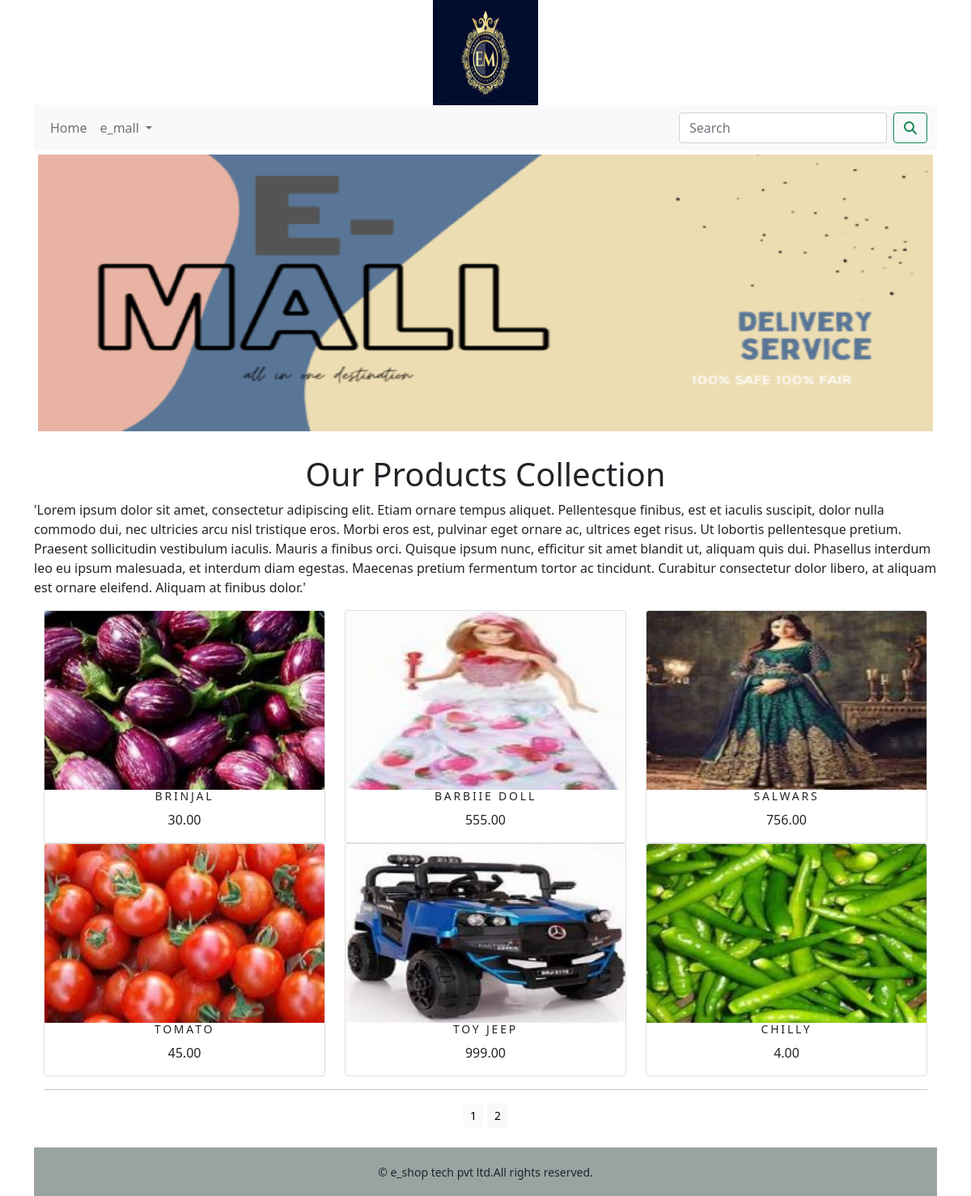
Page /e_mall/ on the committed database.
### e_mall/models.py (models this page shows, shortened)
class Product(models.Model):
    name =models.CharField(max_length=250,unique=True)
    slug=models.SlugField(max_length=250,unique=True)
    description=models.TextField(blank=True)
    price=models.DecimalField(max_digits=10,decimal_places=2)
    category=models.ForeignKey(Category,on_delete=models.CASCADE)
    image=models.ImageField(upload_to='product',blank=True)
    stock =models.IntegerField()
    available =models.BooleanField(default=True)
    created =models.DateTimeField(auto_now_add=True)
    updated =models.DateTimeField(auto_now_add=True)
    def get_url(self):
        return reverse('e_mall:prodCatdetail',args=[self.category.slug,self.slug])
    class Meta:
        ordering = ('name',)
        verbose_name = 'product'
        verbose_name_plural = 'products'

### e_mall/views.py (the view)
# urls.py: path('',views.allProdCat,name='allProdCat'),
def allProdCat(request,c_slug=None):
    c_page=None
    products_list=None
    if c_slug!=None:
        c_page=get_object_or_404(Category,slug=c_slug)
        products_list=Product.objects.all().filter(category=c_page,available=True)
    else:
        products_list=Product.objects.all().filter(available=True)
    paginator=Paginator(products_list,6)
    try:
        page =int(request.GET.get('page','1'))
    except:
        page=1
    try:
        products =paginator.page(page)
    except (EmptyPage,InvalidPage):
        products=paginator.page(paginator.num_pages)
    return render(request,'category.html',{'category':c_page,'products':products})

### cart/context_processors.py (called while the page is built)
def counter(request):
    item_count=0
    if 'admion' in request.path:
        return {}
    else:
        try:
            cart=Cart.objects.filter(cart_id=_cart_id(request))
            cart_items=CartItem.objects.all().filter(cart=cart[:1])
            for cart_item in cart_items:
                item_count += cart_item.quantity
        except Cart.DoesNotExist:
            item_count=0
    return dict(item_count=item_count)

### cart/views.py (called while the page is built)
def _cart_id(request):
    cart=request.session.session_key
    if not cart:
        cart=request.session.create()
    return cart

### e_mall/context_processors.py (called while the page is built)
def menu_links(request):
    links=Category.objects.all()
    return dict(links=links)

### e_mall/models.py (called while the page is built)
    def get_url(self):
        return reverse('e_mall:product_by_category',args=[self.slug])

### templates/category.html (shortened to what this page needs)
{% extends 'base.html' %}
{% load static %}
{% block content %}
<div class="mx_auto">
    {% if category %}
        <img class="my_image" src="{{category.image.url}}" alt="{{category.name}}">
</div>
    <br>
<div>
    <h1 class="text-center my_title">{{category.name}}</h1>
    <p class="text-justify">{{category.description}}</p>
</div>
    {% else %}
<div>
    <img class="my_image my_image_padding" src="{% static 'img/b.png' %}" alt="our products">
</div>
<br>
<div>
        <h1 class="text-center my_title">Our Products Collection</h1>
        <p class="text-justify">'Lorem ipsum dolor sit amet, consectetur adipiscing elit. Etiam ornare tempus aliquet. Pellentesque finibus, est et iaculis suscipit, dolor nulla commodo dui, nec ultricies arcu nisl tristique eros. Morbi eros est, pulvinar eget ornare ac, ultrices eget risus. Ut lobortis pellentesque pretium. Praesent sollicitudin vestibulum iaculis. Mauris a finibus orci. Quisque ipsum nunc, efficitur sit amet blandit ut, aliquam quis dui. Phasellus interdum leo eu ipsum malesuada, et interdum diam egestas. Maecenas pretium fermentum tortor ac tincidunt. Curabitur consectetur dolor libero, at aliquam est ornare eleifend. Aliquam at finibus dolor.'</p>
</div>
    {% endif %}
<div class="container">
    <div class="row mx_auto">
        {% for product in products.object_list %}
        <div class="my_bottom_margin col-9 col-sm-12 col-md-4 col-lg-4">
            <div class="card text-center" style="min-width:18rem;">
                <a href="{{product.get_url}}"><img class="card-img-top my_image" src="{{product.image.url}}" alt="{{product.name}}"></a>
                <div class="card_body">
                    <h4>{{product.name}}</h4>
                    <p>{{product.price}}</p>
                </div>
            </div>
        </div>
        {% endfor %}
    </div>
    <div class="mx_auto">
        {% if products.paginator.num_pages > 1 %}
        <hr>
        <div class="text-center">
            {% for pg in products.paginator.page_range  %}
                <a href="?page={{pg}}" class="btn btn-light btn-sm {% if products.number == pg %} active {% endif %}">{{pg}}</a>
            {% endfor %}
        </div>
        {% endif %}
    </div>
    <br>
</div>
{% endblock %}

### templates/base.html (shortened to what this page needs)
{% load static %}
<!DOCTYPE html>
<html lang="en">
<head>
            <link rel="stylesheet" href="{% static 'css/custom.css' %}">
            <link href="{% static 'css/bootstrap.min.css' %}" rel="stylesheet">
</head>
<body>
    <div class="container">
        {% include 'header.html' %}
        {% include 'nav.html' %}
        {% block content  %}
        {% endblock %}
    </div>
    {% include 'footer.html' %}
</body>
</html>

### templates/header.html
{% load static %}
<header>
  <center>
    <a href="{% url 'e_mall:allProdCat' %}"><img src="{% static 'img/logo.jpg' %}"  alt="logimage" width="130px;" height="130px;"></a>
  </center>
</header>

### templates/nav.html (shortened to what this page needs)
<nav class="navbar navbar-expand-lg navbar-light bg-light">
    <div class="container-fluid">
        <div class="collapse navbar-collapse" id="navbarSupportedContent">
            <ul class="navbar-nav me-auto mb-2 mb-lg-0">
                <li class="nav-item">
                    <a class="nav-link" href="#">Home</a>
                </li>
                <li class="nav-item dropdown {% if 'e_mall' in request.path %} active {% endif %}">
                    <a class="nav-link dropdown-toggle" href="#" id="navbarDropdown" role="button" data-bs-toggle="dropdown" aria-expanded="false">
                        e_mall
                    </a>
                </li>
            </ul>
            <form class="d-flex" action="{% url 'search_app:searchresult' %}" method="get">
                    <input class="form-control me-2" type="search"  placeholder="Search" name="q" aria-label="Search">
                    <button class="btn btn-outline-success" type="submit"><i class="fa fa-search"></i></button>
            </form>
        </div>
    </div>
</nav>

### templates/footer.html
<div class="footer navbar-fixed-bottom my_footer">
   <p class="text-center">&copy; e_shop tech pvt ltd.All rights reserved.</p>
</div>

### static/css/custom.css (style rules this page uses)
body { font_family: 'Roboto',sans-serif; }
.my_footer { background-color:#99A4A2; height:60px; }
.my_footer p { padding-top: 20px; font-size: 14px; }
.my_image { width :100%; height:auto; }
.my_title { font_size:16px; text_transform:uppercase; letter_spacing:.2em; }
.my_image_padding { padding:5px; }
.my_bottom_margin { margin_bottom:10px; }
.card_body h4 { letter-spacing :.2em; font-size :14px; text-transform :uppercase; }

### rows in the picture
Product: image (picture), name "BRINJAL", price "30.00"
Product: image (picture), name "BARBIIE DOLL", price "555.00"
Product: image (picture), name "SALWARS", price "756.00"
Product: image (picture), name "TOMATO", price "45.00"
Product: image (picture), name "TOY JEEP", price "999.00"
Product: image (picture), name "CHILLY", price "4.00"

### other values in the picture
{{ pg }} "1" "2"
